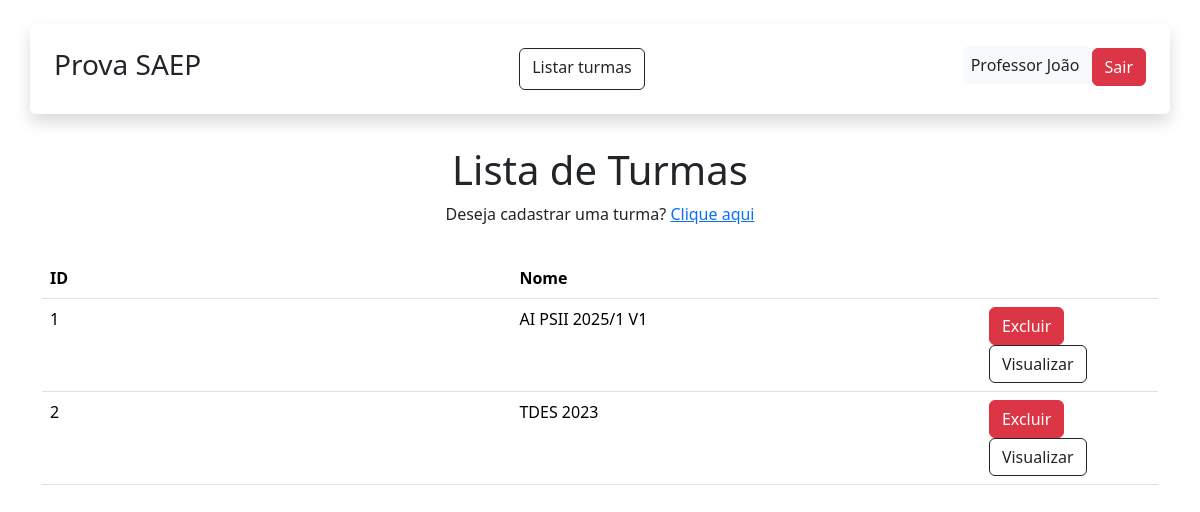
The page /turma (signed in) on the database its author committed.
### app/models.py (models this page shows, shortened)
class User(db.Model, UserMixin):
    id = db.Column(db.Integer, primary_key=True)
    nome = db.Column(db.String(100), nullable=False)
    sobrenome = db.Column(db.String(100), nullable=False)
    email = db.Column(db.String(120), unique=True, nullable=False)
    senha = db.Column(db.String(60), nullable=False)
    turmas = db.relationship('Turma', backref='user', lazy=True)
    atividades = db.relationship('Atividade', backref='user', lazy=True)

class Turma(db.Model):
    id = db.Column(db.Integer, primary_key=True)
    nome = db.Column(db.String(100), nullable=False)
    user_id = db.Column(db.Integer, db.ForeignKey('user.id'), nullable=False)
    atividades = db.relationship('Atividade', backref='turma', lazy=True)

### app/view.py (the view)
@app.route('/turma', methods=['GET', 'POST'])
@login_required
def turmas():
    dados = Turma.query.order_by(Turma.id)
    context = {'dados': dados.all()}
    return render_template("turma_lista.html", context=context)

### app/models.py (called while the page is built)
@login_manager.user_loader
def load_user(user_id):
    return User.query.get(int(user_id))

### app/templates/turma_lista.html (shortened to what this page needs)
{% extends "base.html" %}
{% block content %}
<div class="container">
    <div class="row text-center">
        <h1 class="mt-2">Lista de Turmas</h1>
        {% if current_user.email == "professor@gmail.com" %}
        <p>Deseja cadastrar uma turma? <span><a href="{{url_for('turmas_cadastro')}}">Clique aqui</a></span></p>
        {% endif %}
    </div>
</div>
<div class="container">
    <div class="col-12 mt-3">
        <table class="table">
            <thead>
                <th class="col-3">ID</th>
                <th class="col-3">Nome</th>
                <th class="col-1"></th>
            </thead>
            <tbody>
                {% for linha in context['dados'] %}
                <tr>
                    <td class="col-3">{{linha.id}}</td>
                    <td class="col-3">{{linha.nome}}</td>
                    <td class="col-1">
                        {% if current_user.email == "professor@gmail.com" %}
                        <form action="{{url_for('excluir_turma', id=linha.id)}}" method="POST" style="display:inline;">
                            <button type="submit" class="btn btn-danger">Excluir</button>
                        </form>
                        {% endif %}
                        <a href="{{ url_for('visualizar_atividades_turma', turma_id=linha.id) }}"
                            class="btn btn-outline-dark">Visualizar</a>
                    </td>
                    {% endfor %}
            </tbody>
        </table>
    </div>
</div>
{% endblock %}

### app/templates/base.html (shortened to what this page needs)
<!DOCTYPE html>
<html lang="en">
<head>
    <link href="https://cdn.jsdelivr.net/npm/bootstrap@5.3.8/dist/css/bootstrap.min.css" rel="stylesheet"
>
</head>
<body>
    <header class="container shadow rounded-2 p-4 my-4 d-flex justify-content-between">
        <h3> Prova SAEP </h3>
        <nav class="nav gap-2 my-md-0">
            <a href="{{ url_for ('turmas') }}" class="btn btn-outline-dark">Listar turmas</a>
        </nav>
        <div>
            {% if current_user.is_authenticated %}
            <span class="p-2 bg-light rounded-2"> {{ current_user.nome }} {{ current_user.sobrenome }} </span>
            <a href="{{ url_for('logout') }}" class="btn btn-danger">Sair</a>
            {% else %}
            <a class="btn btn-outline-dark px-4" href="{{url_for('LoginPage')}}">Login</a>
            <a class="btn btn-outline-dark px-4" href="{{url_for('RegisterPage')}}">Cadastro</a>
            {% endif %}
        </div>
    </header>
    {% block content %} {% endblock %}
</body>
</html>

### rows shown on the page
User: nome "Professor", sobrenome "João"
Turma: id "1", nome "AI PSII 2025/1 V1"
Turma: id "2", nome "TDES 2023"
